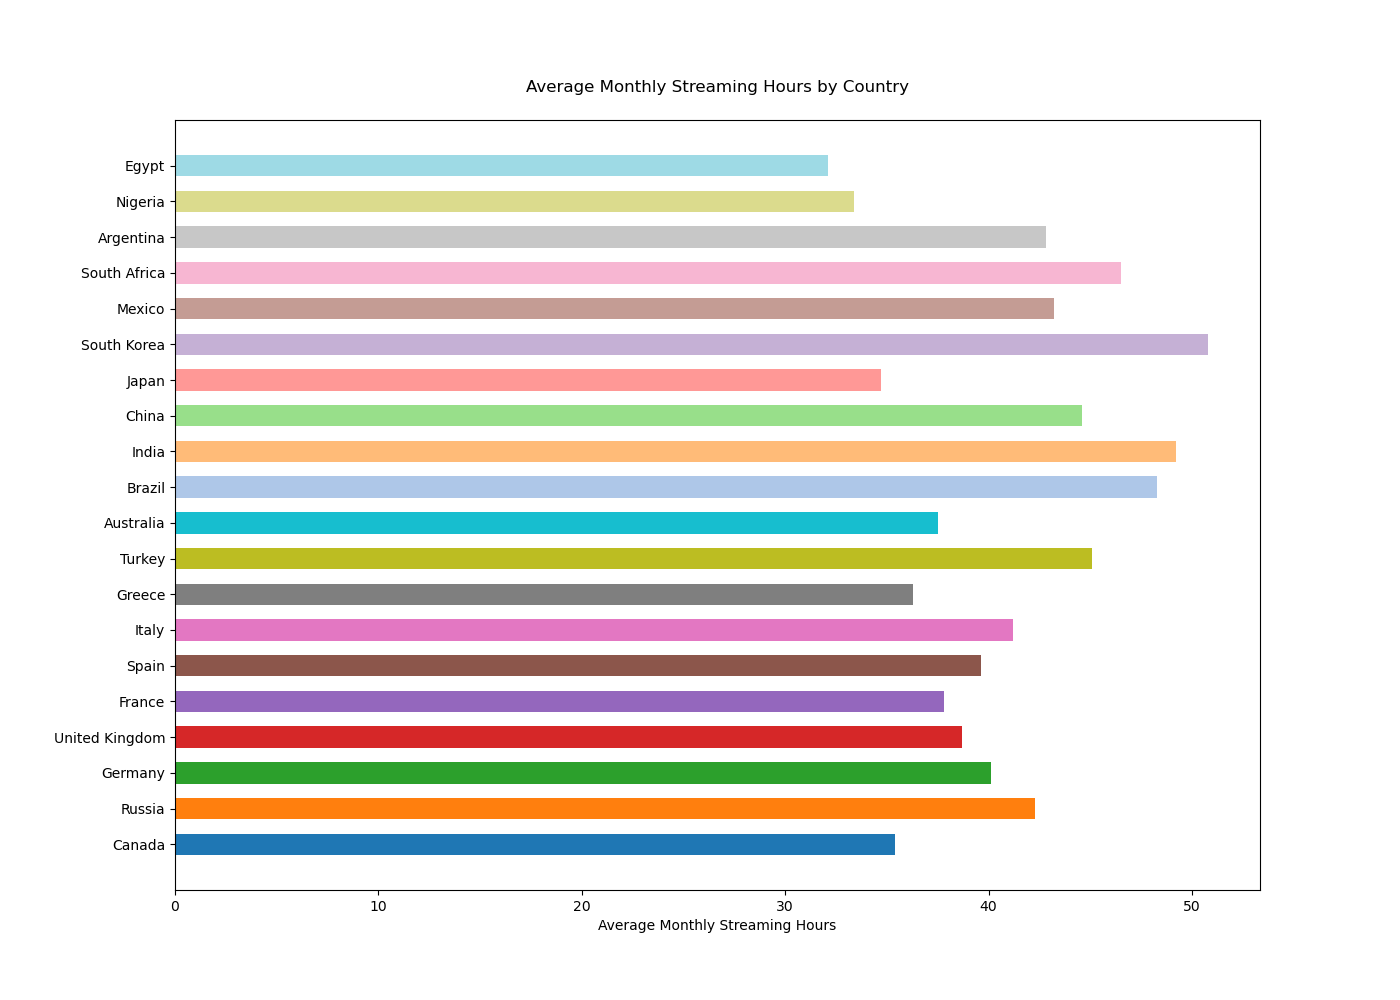

Recreate this plot in Python.

import matplotlib.pyplot as plt

# Data for the bar chart
countries = [
    'Canada', 'Russia', 'Germany', 'United Kingdom', 'France', 'Spain', 
    'Italy', 'Greece', 'Turkey', 'Australia', 'Brazil', 'India', 
    'China', 'Japan', 'South Korea', 'Mexico', 'South Africa', 
    'Argentina', 'Nigeria', 'Egypt'
]

average_streaming_hours = [
    35.4, 42.3, 40.1, 38.7, 37.8, 39.6, 41.2, 36.3, 45.1, 37.5, 48.3, 49.2, 
    44.6, 34.7, 50.8, 43.2, 46.5, 42.8, 33.4, 32.1
]

# Modify the color scheme
colors = [
    '#1f77b4', '#ff7f0e', '#2ca02c', '#d62728', '#9467bd', '#8c564b', 
    '#e377c2', '#7f7f7f', '#bcbd22', '#17becf', '#aec7e8', '#ffbb78', 
    '#98df8a', '#ff9896', '#c5b0d5', '#c49c94', '#f7b6d2', '#c7c7c7', 
    '#dbdb8d', '#9edae5'
]

# Set the figure size for better clarity or visual appeal
plt.figure(figsize=(14, 10))

# Change the direction of the chart from vertical to horizontal
plt.barh(countries, average_streaming_hours, color=colors, height=0.6)

# Add labels and title to the chart
plt.xlabel('Average Monthly Streaming Hours')
plt.title('Average Monthly Streaming Hours by Country', pad=20)

# Display the chart
plt.show()
